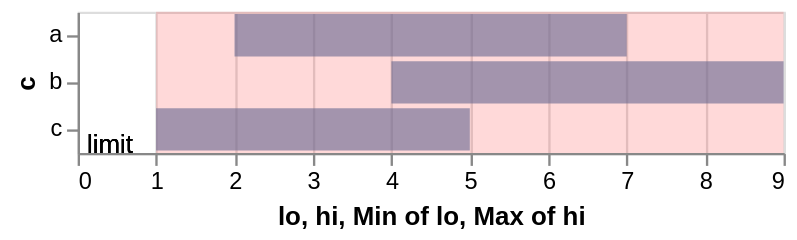

Vega-Lite specification stored for this chart:
### Vega-Lite specification from a JSON file in a GitHub repository (floating-point values rounded to 4 significant figures)
{"data": {"values": [{"c": "a", "lo": 2, "hi": 7, "w": 1}, {"c": "b", "lo": 4, "hi": 9, "w": 3}, {"c": "c", "lo": 1, "hi": 5, "w": 2}]}, "layer": [{"mark": "bar", "encoding": {"y": {"field": "c", "type": "nominal"}, "x": {"field": "lo", "type": "quantitative"}, "x2": {"field": "hi"}, "opacity": {"value": 0.6}}}, {"mark": {"type": "rect", "color": "red"}, "encoding": {"x": {"field": "lo", "type": "quantitative", "aggregate": "min"}, "x2": {"aggregate": "max", "field": "hi"}, "opacity": {"value": 0.15}}}, {"mark": {"type": "text", "text": "limit", "y": "height", "x": 4, "dy": -3, "align": "left"}}]}
